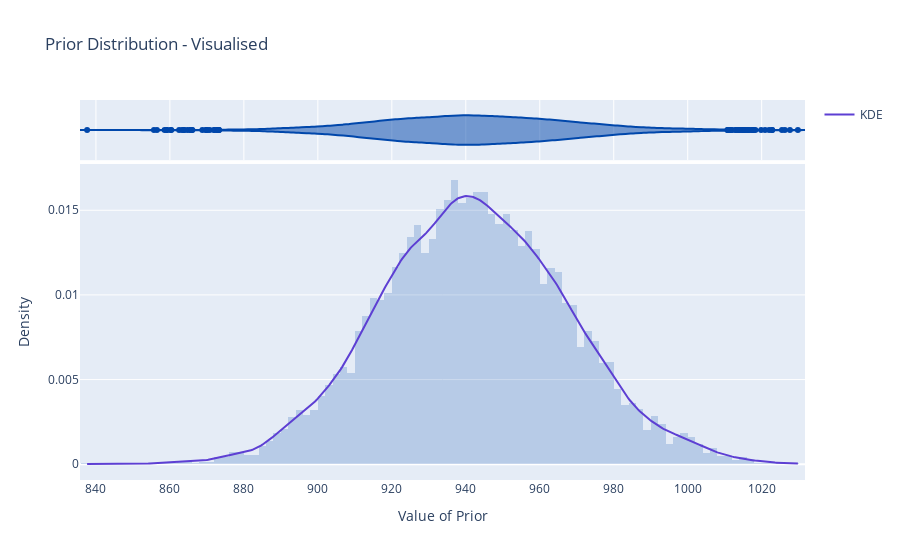

Write notebook code for a chart like this one.
### Markdown cell above
# Eliciting Priors

### Code cell
MASS = 0.95
LOWER = 500
UPPER = 1500

# Scale the values for the optimiser (it breaks with large values)
# TODO: Dig into this
SCALING_FACTOR = 100
LOWER /= SCALING_FACTOR
UPPER /= SCALING_FACTOR


# Define different initial guesses 
# These can greatly affect the local solutions that the optimiser finds
initial_guesses = [
    # A reasonable heuristic is to have the alphas as lower, upper
    # average of lower and upper as initial guesses
    {"alpha": LOWER, "beta": 1},
    {"alpha": UPPER, "beta": 1},
    {"alpha": (LOWER + UPPER) / 2, "beta": 1},
]

# Run optimization for each initial guess and store results
results = []
for guess in initial_guesses:
    result = pm.find_constrained_prior(
        pm.Gamma, 
        lower=LOWER, 
        upper=UPPER, 
        mass=MASS, 
        init_guess=guess,
        options={"maxiter": 1000}
    )
    results.append(result)

# Process the results (e.g., averaging, selecting the best, etc.)
# This part depends on how you want to use the results. 
# For demonstration, let's just average the alpha and beta parameters.

avg_result = {
    "alpha": np.mean([r["alpha"] * SCALING_FACTOR for r in results]),
    "beta": np.mean([r["beta"] for r in results])
}

# Now use the averaged result
draws = draw_samples_from_prior(dist=pm.Gamma, **avg_result)
plot_prior_distribution(draws)

### Figure 1 — Plotly figure (JSON) as saved in the notebook; plotly's stock layout.template omitted (floating-point values rounded to 4 significant figures; data arrays with more than 128 entries replaced by an {"elided": "..."} marker saying what was removed)
{"data": [{"alignmentgroup": "True", "bingroup": "x", "histnorm": "probability density", "hovertemplate": "Value=%{x}<br>probability density=%{y}<extra></extra>", "legendgroup": "", "marker": {"color": "#0047AB", "opacity": 0.2, "pattern": {"shape": ""}}, "name": "", "nbinsx": 100, "offsetgroup": "", "orientation": "v", "showlegend": false, "type": "histogram", "x": {"elided": "10000 float values"}, "xaxis": "x", "yaxis": "y"}, {"alignmentgroup": "True", "hovertemplate": "Value=%{x}<extra></extra>", "legendgroup": "", "marker": {"color": "#0047AB"}, "name": "", "offsetgroup": "", "scalegroup": "x", "showlegend": false, "type": "violin", "x": {"elided": "10000 float values"}, "xaxis": "x2", "yaxis": "y2"}, {"line": {"color": "#5D3FD3"}, "mode": "lines", "name": "KDE", "type": "scatter", "x": {"elided": "500 float values"}, "y": {"elided": "500 float values"}}], "layout": {"autosize": true, "barmode": "relative", "legend": {"tracegroupgap": 0}, "title": {"text": "Prior Distribution - Visualised"}, "xaxis": {"anchor": "y", "domain": [0, 1], "range": [835.7, 1032.0], "title": {"text": "Value of Prior"}, "type": "linear"}, "xaxis2": {"anchor": "y2", "domain": [0, 1], "matches": "x", "showgrid": true, "showticklabels": false, "type": "linear"}, "yaxis": {"anchor": "x", "autorange": true, "domain": [0, 0.8316], "range": [-0.000931, 0.01773], "title": {"text": "Density"}, "type": "linear"}, "yaxis2": {"anchor": "x2", "autorange": true, "domain": [0.8416, 1], "matches": "y2", "range": [-0.5, 0.5], "showgrid": false, "showline": false, "showticklabels": false, "ticks": "", "type": "category"}}}
